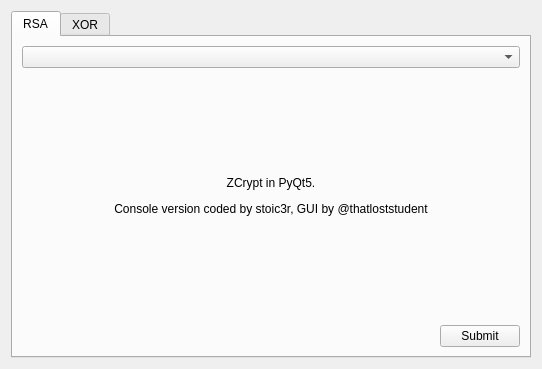
<?xml version="1.0" encoding="UTF-8"?>
<ui version="4.0">
 <class>ZCryptUI</class>
 <widget class="QWidget" name="ZCryptUI">
  <property name="geometry">
   <rect>
    <x>0</x>
    <y>0</y>
    <width>542</width>
    <height>369</height>
   </rect>
  </property>
  <property name="windowTitle">
   <string>Widget</string>
  </property>
  <layout class="QVBoxLayout" name="verticalLayout_3">
   <item>
    <widget class="QTabWidget" name="tabWidget">
     <property name="currentIndex">
      <number>0</number>
     </property>
     <widget class="QWidget" name="RSA_Tab">
      <attribute name="title">
       <string>RSA</string>
      </attribute>
      <layout class="QVBoxLayout" name="verticalLayout">
       <item>
        <widget class="QComboBox" name="RSA_Combo"/>
       </item>
       <item>
        <widget class="QWidget" name="RSA_Widget" native="true">
         <property name="sizePolicy">
          <sizepolicy hsizetype="Preferred" vsizetype="MinimumExpanding">
           <horstretch>0</horstretch>
           <verstretch>0</verstretch>
          </sizepolicy>
         </property>
         <layout class="QVBoxLayout" name="verticalLayout_4">
          <item>
           <widget class="QLabel" name="aboutLabelRSA">
            <property name="text">
             <string>&lt;html&gt;&lt;head/&gt;&lt;body&gt;&lt;p align=&quot;center&quot;&gt;ZCrypt in PyQt5.&lt;/p&gt;&lt;p align=&quot;center&quot;&gt;Console version coded by stoic3r, GUI by @thatloststudent&lt;/p&gt;&lt;/body&gt;&lt;/html&gt;</string>
            </property>
           </widget>
          </item>
         </layout>
        </widget>
       </item>
       <item>
        <layout class="QHBoxLayout" name="horizontalLayout">
         <item>
          <spacer name="horizontalSpacer">
           <property name="orientation">
            <enum>Qt::Horizontal</enum>
           </property>
           <property name="sizeHint" stdset="0">
            <size>
             <width>40</width>
             <height>20</height>
            </size>
           </property>
          </spacer>
         </item>
         <item>
          <widget class="QPushButton" name="NextRSA">
           <property name="text">
            <string>Submit</string>
           </property>
          </widget>
         </item>
        </layout>
       </item>
      </layout>
     </widget>
     <widget class="QWidget" name="XOR_Tab">
      <attribute name="title">
       <string>XOR</string>
      </attribute>
      <layout class="QVBoxLayout" name="verticalLayout_2">
       <item>
        <widget class="QComboBox" name="XOR_Combo"/>
       </item>
       <item>
        <widget class="QWidget" name="XOR_Widget" native="true">
         <property name="sizePolicy">
          <sizepolicy hsizetype="Preferred" vsizetype="MinimumExpanding">
           <horstretch>0</horstretch>
           <verstretch>0</verstretch>
          </sizepolicy>
         </property>
         <layout class="QVBoxLayout" name="verticalLayout_5">
          <item>
           <widget class="QLabel" name="aboutLabelXOR">
            <property name="text">
             <string>&lt;html&gt;&lt;head/&gt;&lt;body&gt;&lt;p align=&quot;center&quot;&gt;ZCrypt in PyQt5.&lt;/p&gt;&lt;p align=&quot;center&quot;&gt;Console version coded by stoic3r, GUI by @thatloststudent&lt;/p&gt;&lt;/body&gt;&lt;/html&gt;</string>
            </property>
           </widget>
          </item>
         </layout>
        </widget>
       </item>
       <item>
        <layout class="QHBoxLayout" name="horizontalLayout_2">
         <item>
          <spacer name="horizontalSpacer_2">
           <property name="orientation">
            <enum>Qt::Horizontal</enum>
           </property>
           <property name="sizeType">
            <enum>QSizePolicy::MinimumExpanding</enum>
           </property>
           <property name="sizeHint" stdset="0">
            <size>
             <width>40</width>
             <height>20</height>
            </size>
           </property>
          </spacer>
         </item>
         <item>
          <widget class="QPushButton" name="NextXOR">
           <property name="text">
            <string>Submit</string>
           </property>
          </widget>
         </item>
        </layout>
       </item>
      </layout>
     </widget>
    </widget>
   </item>
  </layout>
 </widget>
 <resources/>
 <connections/>
</ui>
